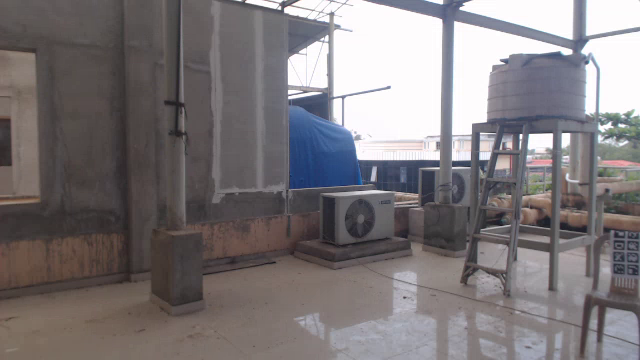
//> input picture frame 90 of FPS_Tests/NVIDIA_CUDA/SMA/markerVid/left.mp4, 640 x 360 px
$ ./sift_warp   (built with g++ and OpenCV 4)
//> lines starting //> are read from the running program, lines starting //| are printed output that depends on the picture; after the words box and inside, x2 and y2 are one past the last pixel; in counts of white or black regions, pixels touching at a corner belong together; pictures that were not available may be replaced by others from this repository, and a replacement may not be noted
### sift_video_stitch/sift_cpu/headers/homographer.h
#include <opencv4/opencv2/opencv.hpp>
#include <opencv4/opencv2/features2d.hpp>
#include <bits/stdc++.h>

// transformation imports
#include <glm/ext/matrix_transform.hpp>
#include <glm/fwd.hpp>
#include <glm/glm.hpp>
#include <glm/gtc/matrix_transform.hpp>
#include <glm/gtc/type_ptr.hpp>
#include <glm/gtx/string_cast.hpp>
#include <string>

class Homography{
    public:
        void print(cv::Mat img){
            int l = img.rows;
            int b = img.cols;

            for(int i = 0; i < l; i++){
                for(int j = 0; j < l; j++){
                    std::cout << img.at<double>(i, j) << " ";
                }
                std::cout << "\n";
            }
        }

        std::vector<cv::DMatch> LowesRatioClean(std::vector<std::vector<cv::DMatch>> rawmatches){
            std::vector<cv::DMatch> goodMatches;

            double ratio = 0.8;
            for(auto match : rawmatches){
                if(match[0].distance < ratio * match[1].distance) {
                    goodMatches.push_back(match[0]);
                }
            }
            return goodMatches;
        }

        cv::Mat inputFrame(cv::Mat img1, cv::Mat img2){

            cv::Ptr<cv::SIFT> sift = cv::SIFT::create();
            cv::Mat des1, des2;
            std::vector<cv::KeyPoint> kp1, kp2;

            sift->detect(img1, kp1);
            sift->compute(img1,kp1, des1);
            sift->detect(img2, kp2);
            sift->compute(img2,kp2, des2);

            cv::Mat keypoints1;
            cv::Mat keypoints2;

            cv::drawKeypoints(img1, kp1, keypoints1);
            cv::drawKeypoints(img2, kp2, keypoints2);

            cv::imwrite("./output_images/keypoints/keypoint1.png", keypoints1);
            cv::imwrite("./output_images/keypoints/keypoint2.png", keypoints2);

            cv::BFMatcher matcher(cv::NORM_L2);
            std::vector<std::vector<cv::DMatch>> knnmatches;

            int k = 2;
            matcher.knnMatch(des1, des2, knnmatches, k);

            cv::Mat rawmatches_img;
            cv::drawMatches(img1, kp1, img2, kp2, knnmatches, rawmatches_img);

            double ratio = 0.7;
            std::vector<cv::DMatch> goodmatches = LowesRatioClean(knnmatches);
            std::vector<cv::Point2f> goodkp1, goodkp2;

            for(auto match : goodmatches){
                goodkp1.push_back(kp1[match.queryIdx].pt);
                goodkp2.push_back(kp2[match.trainIdx].pt);
            }

            cv::Mat Homography = cv::findHomography(goodkp1, goodkp2, cv::RANSAC);

            print(Homography);
            std::cout << "Homography done\n";
            std::cout << Homography << "\n";

            return Homography;
        }
};

### FPS_Tests/CPU/sift_warp.cpp
#include <bits/stdc++.h>
#include <opencv2/core/cuda.hpp>
#include <opencv2/cudafeatures2d.hpp>
#include <opencv2/cudaimgproc.hpp>
#include <opencv2/cudawarping.hpp>
#include <opencv2/opencv.hpp>
#include <opencv2/stitching/detail/warpers.hpp>
#include <time.h>
#include <opencv4/opencv2/opencv.hpp>
#include <opencv4/opencv2/features2d.hpp>
#include "./headers/homographer.h"


cv::Mat shiftFrame(cv::Mat image, int x, int y, cv::Size_<int> maskSize) {
  cv::Mat shift = (cv::Mat_<double>(3, 3) << 1, 0, x, 0, 1, y, 0, 0, 1);
//   cv::Size_<int> mask_size(1280 * 2, 720);
  cv::warpPerspective(image, image, shift, maskSize);
  return image;
}

int main(){
    cv::VideoCapture video1("./fingvideos/left.mp4");
    cv::VideoCapture video2("./fingvideos/center.mp4");
    cv::VideoCapture video3("./fingvideos/right.mp4");

    cv::Mat Frame1;
    cv::Mat Frame2;
    cv::Mat Frame3;


    cv::cuda::GpuMat Frame1_gpu;
    cv::cuda::GpuMat Frame2_gpu;
    cv::cuda::GpuMat Frame3_gpu;

    bool isFrame1Active = video1.read(Frame1);
//> Frame1 is the input picture: 360 rows x 640 cols, CV_8UC3; mean B, G, R 121.8, 119.6, 124.8
    bool isFrame2Active = video2.read(Frame2);
    bool ifFrame3Active = video3.read(Frame3);

    cv::Size_<int> maskSize = (Frame1.size() + Frame2.size() + Frame3.size());
//> maskSize = Size(1920, 1080)
    Frame2 = shiftFrame(Frame2, Frame2.size().width, 0, cv::Size_<int>(maskSize.width, Frame1.size().height));
//> in shiftFrame, `cv::Mat shift = (cv::Mat_<double>(3, 3) << 1, 0, x, 0, 1, y, 0, 0, 1);`: shift = [[1, 0, 640], [0, 1, 0], [0, 0, 1]]
//> in shiftFrame, `cv::warpPerspective(image, image, shift, maskSize);`:
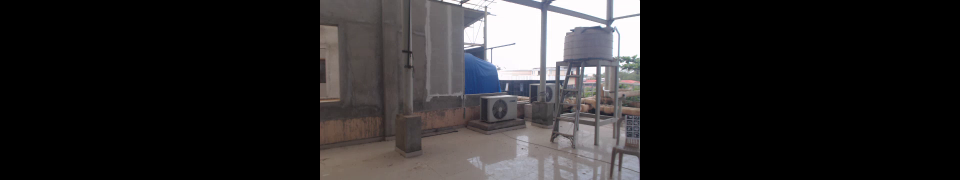
//> image: 360 rows x 1920 cols, CV_8UC3 (shown at 1/2 size); mean B, G, R 40.6, 39.9, 41.6

    Homography hestimator;
    std::cout << "caliberation and estimating homography ... \n";
    cv::Mat h1 = hestimator.inputFrame(Frame1, Frame2);
//> in inputFrame, `sift->detect(img1, kp1);`: kp1 = 683 keypoints; strongest (x, y, size): (539, 143, 14.9), (566, 139, 7.6), (280, 8, 2.1), (288, 10, 5.2)
//> in inputFrame, `sift->detect(img2, kp2);`: kp2 = 713 keypoints; strongest (x, y, size): (1255, 84, 42.4), (1179, 143, 14.9), (1277, 113, 4.7), (1206, 139, 7.6)
//> in inputFrame, `cv::drawKeypoints(img1, kp1, keypoints1);`:
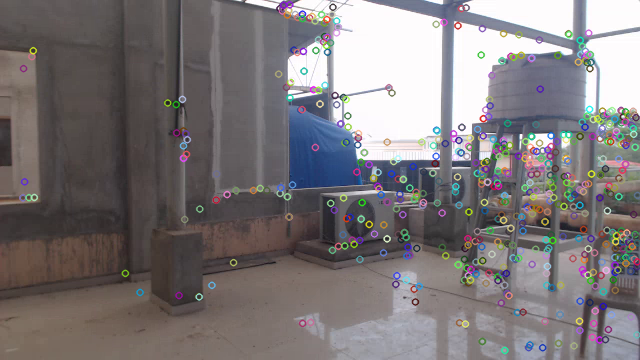
//> keypoints1: 360 rows x 640 cols, CV_8UC3; mean B, G, R 121.5, 119.6, 124.5
//> in inputFrame, `cv::drawKeypoints(img2, kp2, keypoints2);`:
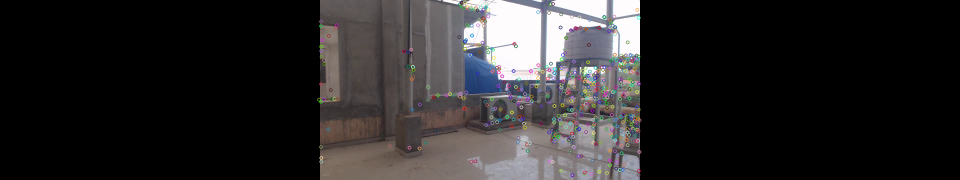
//> keypoints2: 360 rows x 1920 cols, CV_8UC3 (shown at 1/2 size); mean B, G, R 40.5, 39.8, 41.5
//> in inputFrame, `matcher.knnMatch(des1, des2, knnmatches, k);`: knnmatches = 683 matches
//> in inputFrame, `cv::drawMatches(img1, kp1, img2, kp2, knnmatches, rawmatches_img);`:
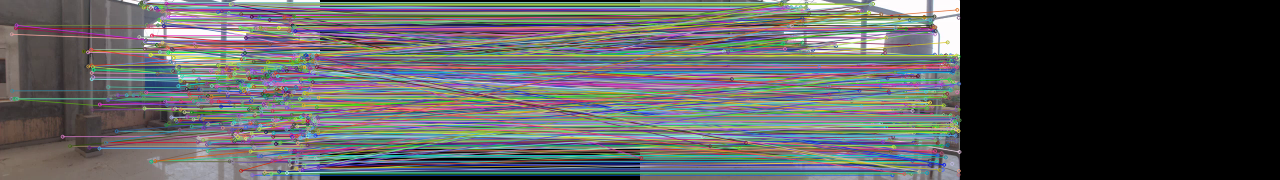
//> rawmatches_img: 360 rows x 2560 cols, CV_8UC3 (shown at 1/2 size); mean B, G, R 92.1, 90.9, 89.8
//> after the loop in LowesRatioClean, `for(auto match : rawmatches)`: goodMatches = 650 matches
//> after the loop in inputFrame, `for(auto match : goodmatches)`: goodkp1 = 650 Points (x, y), first 12: [22.5, 197.4], [22.5, 197.4], [28.52, 197.2], [31.38, 56.22], [32.76, 50.23], [33.81, 197], [33.81, 197], [124.9, 272.9], [139.6, 291.9], [167.3, 102.5], [175.7, 104.1], [176.2, 132.5]; goodkp2 = 650 Points (x, y), first 12: [662.5, 197.4], [662.5, 197.4], [668.5, 197.2], [671.4, 56.22], [672.8, 50.23], [673.8, 197], [673.8, 197], [764.9, 272.9], [779.6, 291.9], [807.3, 102.5], [815.7, 104.1], [816.2, 132.5]
//> in inputFrame, `cv::Mat Homography = cv::findHomography(goodkp1, goodkp2, cv::RANSAC);`: Homography = [[1, 3.98e-07, 640], [-2.12e-08, 1, -2.93e-06], [4.43e-11, 4.45e-10, 1]]
//| [1.000000137503079, 3.983609329581439e-07, 639.9999746941053;
//|  -2.115984701632766e-08, 1.000000173136874, -2.929378161722232e-06;
//|  4.434753050651159e-11, 4.451559767924811e-10, 1]
//> h1 has the same summary as Homography in inputFrame
    cv::Mat h2 = hestimator.inputFrame(Frame3, Frame2);
//> in inputFrame (call 2), `cv::drawKeypoints(img1, kp1, keypoints1);`:
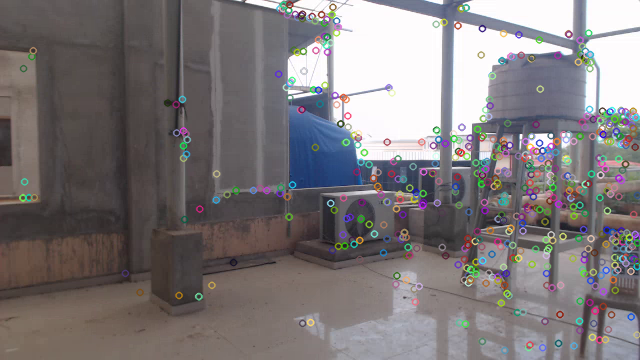
//> keypoints1: 360 rows x 640 cols, CV_8UC3; 10.41% of pixels changed, all inside (x1, y1, x2, y2) = (18, 0, 640, 355)
//> in inputFrame (call 2), `cv::drawKeypoints(img2, kp2, keypoints2);`:
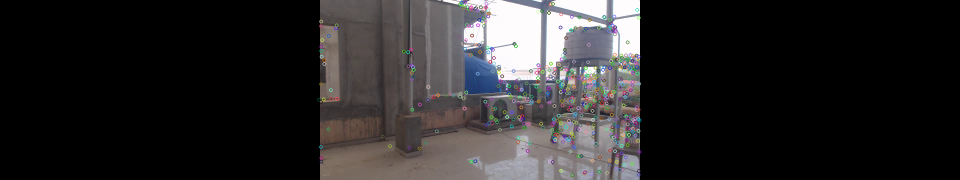
//> keypoints2: 360 rows x 1920 cols, CV_8UC3 (shown at 1/2 size); mean B, G, R 40.5, 39.9, 41.5
//> in inputFrame (call 2), `cv::drawMatches(img1, kp1, img2, kp2, knnmatches, rawmatches_img);`:
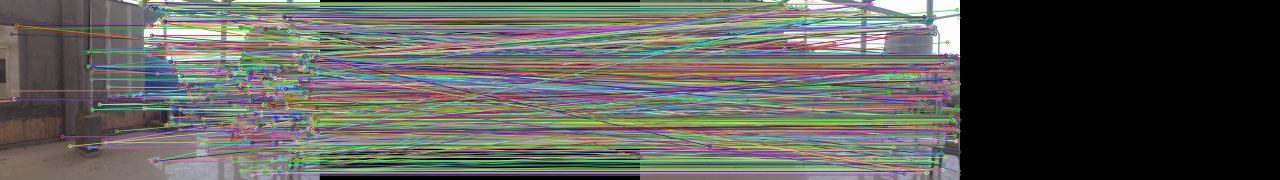
//> rawmatches_img: 360 rows x 2560 cols, CV_8UC3 (shown at 1/2 size); mean B, G, R 87.2, 92.2, 91.1
//| [1.000000137503079, 3.983609329581439e-07, 639.9999746941053;
//|  -2.115984701632766e-08, 1.000000173136874, -2.929378161722232e-06;
//|  4.434753050651159e-11, 4.451559767924811e-10, 1]
//> h2 has the same summary as Homography in inputFrame
    // h1.convertTo(h1, CV_32F);
    // cv::Mat homoMatrixRInvNorm = descaleMatrix * h1 * scale1Matrix;

    // start = clock();
    bool running = true;

    int frameCount = 0, windowSize = 1000;
    std::vector<float> frameTimeList;
    bool rendering = true;
    float fps_sma = 0.0f, frameTime_sma = 0.0f;
    float fps_wma = 0.0f, frameTime_wma = 0.0f, totalWeight = 0.0f;
    std::ofstream myfile;
    myfile.open("./FPS_CPU_FINAL.csv");
    myfile << "Frame," << "SMA,"  << "WMA" << std::endl;
    try{
        while(running){
            // online phase start
            frameTime_sma = 0.0f;
            frameTime_wma = 0.0f;
            totalWeight = 0.0f;
            auto t1 = std::chrono::high_resolution_clock::now();
            video1 >> Frame1;
            video2 >> Frame2;
            video3 >> Frame3;

            if (frameCount <= 5000) {
              if (Frame1.empty() || Frame2.empty() || Frame3.empty()) {
                  std::cout << "Loop back\n";
                  video1.set(cv::CAP_PROP_POS_FRAMES, 0);
                  video2.set(cv::CAP_PROP_POS_FRAMES, 0);
                  video3.set(cv::CAP_PROP_POS_FRAMES, 0);
                  continue;
              }
            }
            cv::Mat transformedFrameLeft;
            cv::Mat transformedFrameRight;

            Frame2 = shiftFrame(Frame2, Frame2.size().width, 0, cv::Size_<int>(maskSize.width, Frame1.size().height));
            cv::warpPerspective(Frame1, transformedFrameLeft, h1, Frame2.size());
            cv::warpPerspective(Frame3, transformedFrameRight, h2, Frame2.size());
            // image addion
            cv::Mat LeftFrame;
            cv::Mat RightFrame;
            cv::Mat ReferenceFrame = Frame2;

            cv::subtract(transformedFrameLeft, ReferenceFrame, LeftFrame);
//> LeftFrame: 360 rows x 1920 cols, CV_8UC3; every value is 0
            cv::subtract(transformedFrameRight, ReferenceFrame, RightFrame);
            cv::Mat result;
            cv::add(LeftFrame, ReferenceFrame, result);
            cv::add(result, RightFrame, result);
            auto t2 = std::chrono::high_resolution_clock::now();

            cv::imshow("result", result);
            auto duration = std::chrono::duration_cast<std::chrono::microseconds>(t2 - t1).count() / (float)1000; double fps = 1000 / (double)duration; // Optional
            frameCount++; //Optional
            frameTimeList.push_back((float)duration);
            if(frameTimeList.size() > windowSize){frameTimeList.erase(frameTimeList.begin());} // Can also use a better method.

            for(int k = 0;k < frameTimeList.size();k++)
            {
              frameTime_sma += frameTimeList[k]; // There are better ways of doing this but for simplicity I am going with this.
            }

            for(int k = 0;k < frameTimeList.size();k++)
            {
              float w = (k + 1) / (float)frameTimeList.size();
              totalWeight += w;
              frameTime_wma += frameTimeList[k] * w; // There are better ways of doing this but for simplicity I am going with this.
            }

            fps_wma = 1000 / (float)(frameTime_wma / totalWeight);
            fps_sma = frameTimeList.size() / (frameTime_sma / (float)1000);
            std::cout << "FrameCount: " << frameCount << "\n";
            std::cout << "SMA: " << fps_sma << std::endl;
            std::cout << "WMA: " << fps_wma << std::endl;
            myfile << frameCount << "," << fps_sma << "," << fps_wma << std::endl;
            // removing excess mask
            int key = cv::waitKey(10);
//> the 'q' key is pressed
            if (key == 'q' || key == 27) { // 'q' key or Esc key (27) to exit
                running = false;
            }
        }
    }catch (const std::exception &e){
    }

    video1.release();
    video2.release();
    cv::destroyAllWindows();
}

$ run again, starting later in the video
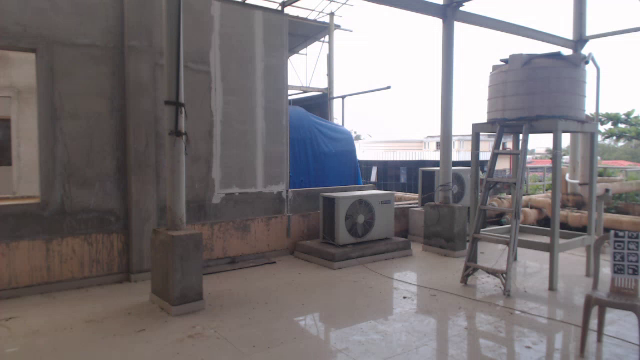
//> input picture frame 405 of FPS_Tests/NVIDIA_CUDA/SMA/markerVid/left.mp4, 640 x 360 px
//> Frame1 is the input picture: 360 rows x 640 cols, CV_8UC3; mean B, G, R 121.8, 119.7, 124.9
//> shift = [[1, 0, 640], [0, 1, 0], [0, 0, 1]]
//> kp1 = 694 keypoints; strongest (x, y, size): (521, 136, 2.5), (539, 143, 14.8), (566, 139, 7.6), (280, 8, 2.1)
//> kp2 = 715 keypoints; strongest (x, y, size): (1255, 84, 42.3), (1161, 136, 2.5), (1179, 143, 14.8), (1277, 113, 4.7)
//> in inputFrame, `cv::drawKeypoints(img2, kp2, keypoints2);`:
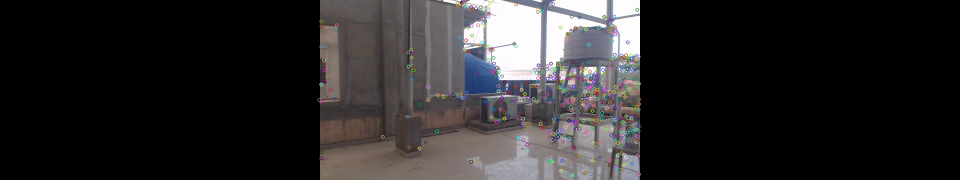
//> keypoints2: 360 rows x 1920 cols, CV_8UC3 (shown at 1/2 size); mean B, G, R 40.5, 39.8, 41.6
//> knnmatches = 694 matches
//> after the loop in LowesRatioClean, `for(auto match : rawmatches)`: goodMatches = 657 matches
//> after the loop in inputFrame, `for(auto match : goodmatches)`: goodkp1 = 657 Points (x, y), first 12: [13.86, 152.9], [28.53, 197.1], [31.66, 56.02], [32.66, 50.29], [125.2, 273], [128.1, 279.7], [139.6, 291.9], [167, 102.5], [174.8, 233.1], [174.8, 233.1], [175.9, 104.2], [176.2, 132.6]; goodkp2 = 657 Points (x, y), first 12: [653.9, 152.9], [668.5, 197.1], [671.7, 56.02], [672.7, 50.29], [765.1, 273], [768.1, 279.7], [779.6, 291.9], [807, 102.5], [814.8, 233.1], [814.8, 233.1], [815.9, 104.2], [816.2, 132.6]
//> Homography = [[1, 4.03e-07, 640], [-1.31e-08, 1, -5.27e-06], [7.78e-11, 4.39e-10, 1]]
//| [1.000000181726906, 4.032265157734404e-07, 639.9999715107648;
//|  -1.310083059156567e-08, 1.000000176970247, -5.266438064975398e-06;
//|  7.775748867802213e-11, 4.389363491003824e-10, 1]
//> h1 has the same summary as Homography in inputFrame
//> in inputFrame (call 2), `cv::drawMatches(img1, kp1, img2, kp2, knnmatches, rawmatches_img);`:
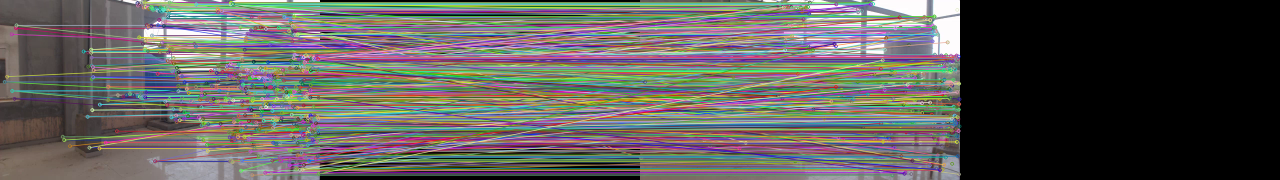
//> rawmatches_img: 360 rows x 2560 cols, CV_8UC3 (shown at 1/2 size); mean B, G, R 88.4, 91.1, 92.9
//| [1.000000181726906, 4.032265157734404e-07, 639.9999715107648;
//|  -1.310083059156567e-08, 1.000000176970247, -5.266438064975398e-06;
//|  7.775748867802213e-11, 4.389363491003824e-10, 1]
//> h2 has the same summary as Homography in inputFrame
//> LeftFrame: 360 rows x 1920 cols, CV_8UC3; every value is 0

$ run again, starting later in the video
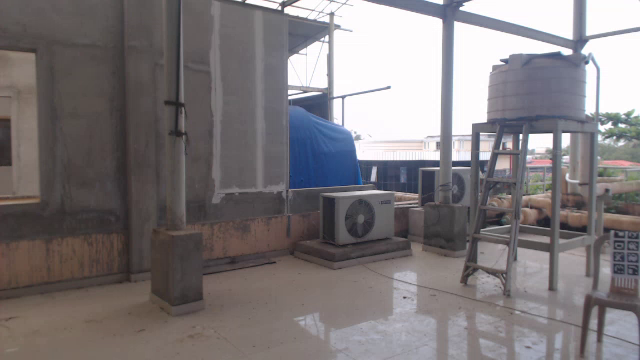
//> input picture frame 720 of FPS_Tests/NVIDIA_CUDA/SMA/markerVid/left.mp4, 640 x 360 px
//> Frame1 is the input picture: 360 rows x 640 cols, CV_8UC3; mean B, G, R 121.9, 119.8, 125
//> shift = [[1, 0, 640], [0, 1, 0], [0, 0, 1]]
//> kp1 = 683 keypoints; strongest (x, y, size): (521, 136, 2.5), (539, 143, 14.8), (566, 139, 7.6), (279, 8, 2.1)
//> kp2 = 704 keypoints; strongest (x, y, size): (1255, 84, 42.3), (1161, 136, 2.5), (1179, 143, 14.8), (1277, 113, 4.6)
//> in inputFrame, `cv::drawKeypoints(img2, kp2, keypoints2);`:
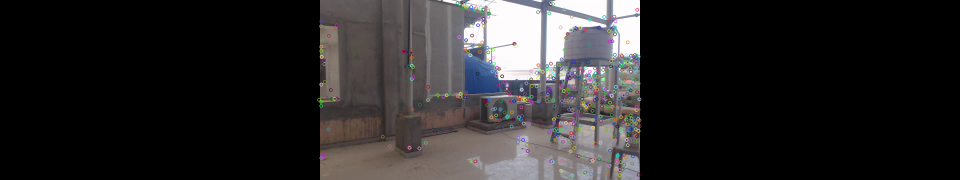
//> keypoints2: 360 rows x 1920 cols, CV_8UC3 (shown at 1/2 size); mean B, G, R 40.5, 39.9, 41.6
//> knnmatches = 683 matches
//> after the loop in LowesRatioClean, `for(auto match : rawmatches)`: goodMatches = 641 matches
//> after the loop in inputFrame, `for(auto match : goodmatches)`: goodkp1 = 641 Points (x, y), first 12: [22.59, 197.5], [22.59, 197.5], [28.49, 197.2], [31.57, 56.01], [32.68, 50.26], [33.3, 197], [125.1, 272.9], [128.2, 279.7], [139.6, 291.9], [167, 102.5], [175.7, 104.1], [176.2, 132.5]; goodkp2 = 641 Points (x, y), first 12: [662.6, 197.5], [662.6, 197.5], [668.5, 197.2], [671.6, 56.01], [672.7, 50.26], [673.3, 197], [765.1, 272.9], [768.2, 279.7], [779.6, 291.9], [807, 102.5], [815.7, 104.1], [816.2, 132.5]
//> Homography = [[1, 3.31e-07, 640], [2.29e-08, 1, -1.91e-05], [2.94e-10, 3.69e-10, 1]]
//| [1.000000422737574, 3.305709781673286e-07, 639.9999672519414;
//|  2.293564981162076e-08, 1.000000250091002, -1.907346579623497e-05;
//|  2.935192099042204e-10, 3.691098966689242e-10, 1]
//> h1 has the same summary as Homography in inputFrame
//> keypoints1: 360 rows x 640 cols, CV_8UC3; mean B, G, R 121.4, 119.8, 125
//> in inputFrame (call 2), `cv::drawMatches(img1, kp1, img2, kp2, knnmatches, rawmatches_img);`:
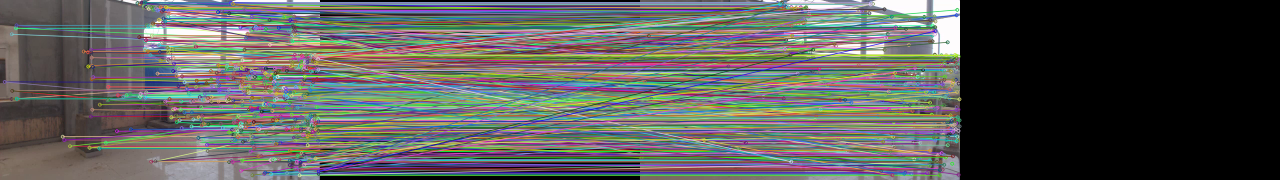
//> rawmatches_img: 360 rows x 2560 cols, CV_8UC3 (shown at 1/2 size); mean B, G, R 87.7, 90.1, 89.6
//| [1.000000422737574, 3.305709781673286e-07, 639.9999672519414;
//|  2.293564981162076e-08, 1.000000250091002, -1.907346579623497e-05;
//|  2.935192099042204e-10, 3.691098966689242e-10, 1]
//> h2 has the same summary as Homography in inputFrame
//> LeftFrame: 360 rows x 1920 cols, CV_8UC3; every value is 0
